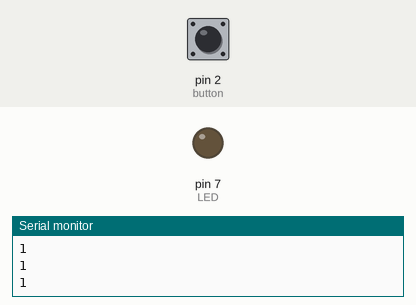
Recording of a sketch running on a simulated Arduino Uno, built with avr-gcc and run on an emulated ATmega328P. Parts: output pins drawn as LEDs (lit = HIGH), the last lines printed to the serial monitor. The test bench sets the inputs (shaded band); at power-on: pin 2 (button) HIGH.

Above: at 1.2 s.
1.3 s: pin 2 (button) pulled LOW for 0.15 s
At 2.7 s:
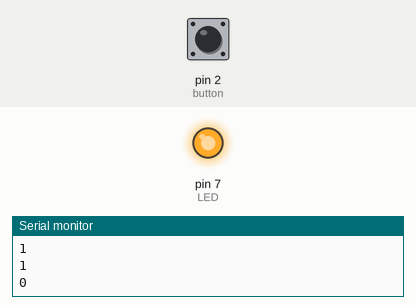
Timing chart, 0 to 4.3 s (numbered marks = the images above; inputs shaded):
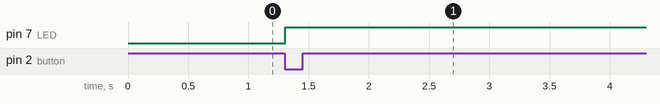

Measured:
- after the input at 1.3 s, pin 7 (LED): LOW → HIGH at once

The sketch:

LED_button_control.ino
```cpp
#define LED 7
#define button 2

int LED_state = LOW;

void setup() {
  // put your setup code here, to run once:
  pinMode(LED, OUTPUT);
  pinMode(button, INPUT_PULLUP);
  Serial.begin(9600);
}

void loop() {
  // put your main code here, to run repeatedly:
  int button_state = digitalRead(button);
  Serial.println(button_state);
  if (button_state == LOW) {
    if (LED_state == LOW) {
      LED_state = HIGH;
    }
    else {
      LED_state = LOW;
    }
    digitalWrite(LED, LED_state);
    delay(5000);
  }
}
```
